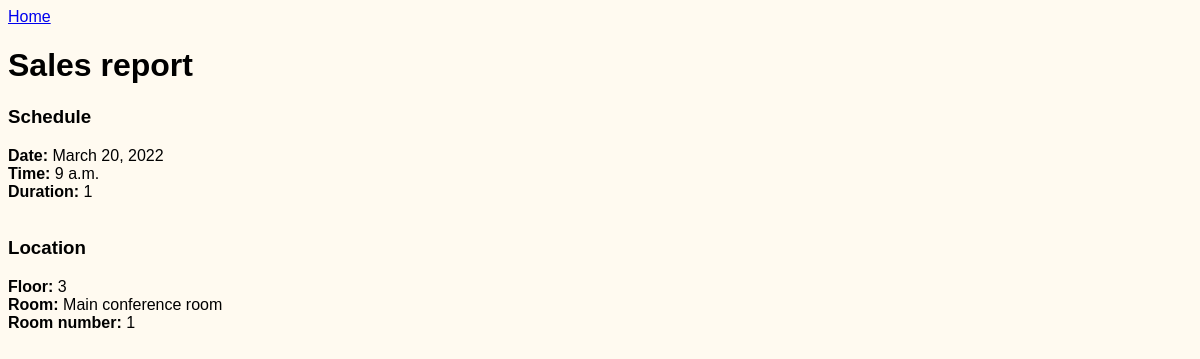
Page /meetings/2 on the committed database.
### meetings/models.py (models this page shows, shortened)
class Meeting(models.Model):
    title = models.CharField(max_length=200)
    date = models.DateField()
    start_time = models.TimeField(default=time(9))
    duration = models.IntegerField(default=1)
    room = models.ForeignKey(Room, on_delete=models.CASCADE)

class Room(models.Model):
    name = models.CharField(max_length=300)
    floor = models.IntegerField()
    room_number = models.IntegerField()

### meetings/views.py (the view)
# urls.py: path('<int:pk>', views.detail, name='detail'),
def detail(request, pk):
    meeting = get_meeting(pk)
    return render(request, 'meetings/detail.html', context={'meeting': meeting})

### meetings/views.py (called while the page is built)
def get_meeting(pk):
    return get_object_or_404(Meeting, pk=pk)

### meetings/templates/meetings/detail.html (shortened to what this page needs)
{% extends 'base.html' %}
{% block content %}
    <a href="{% url 'index' %}">Home</a>
    <h1> {{ meeting.title }}</h1>
    <p>
        <div>
            <h3>Schedule</h3>
            <strong>Date: </strong> {{ meeting.date }}<br>
            <strong>Time: </strong> {{ meeting.start_time }}<br>
            <strong>Duration: </strong> {{ meeting.duration }}<br><br>
        </div>
        <div>
            <h3>Location</h3>
            <strong>Floor: </strong> {{ meeting.room.floor}}<br>
            <strong>Room: </strong> {{ meeting.room.name }}<br>
            <strong>Room number: </strong> {{ meeting.room.room_number }}<br>
        </div>
    </p>
{% endblock %}

### website/static/website/style.css (style rules this page uses)
body { font-family: sans-serif; background-color: floralwhite; }

### rows in the picture
Meeting: title "Sales report", date "March 20, 2022", start_time "9 a.m.", duration "1", room.floor "3", room.name "Main conference room", room.room_number "1"
